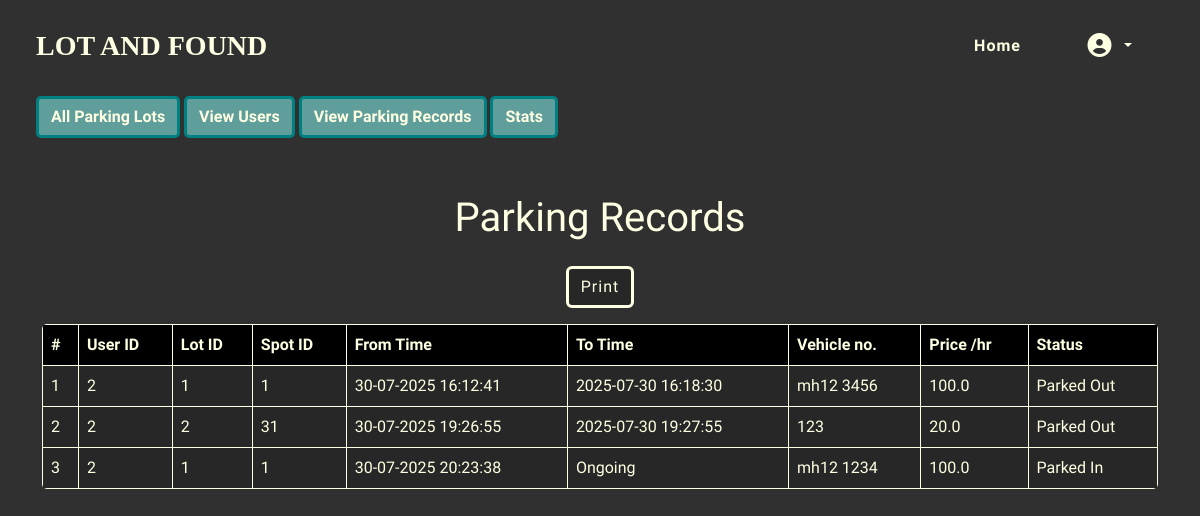
The page /admin/view-parking-records (signed in) on the database as committed earlier.
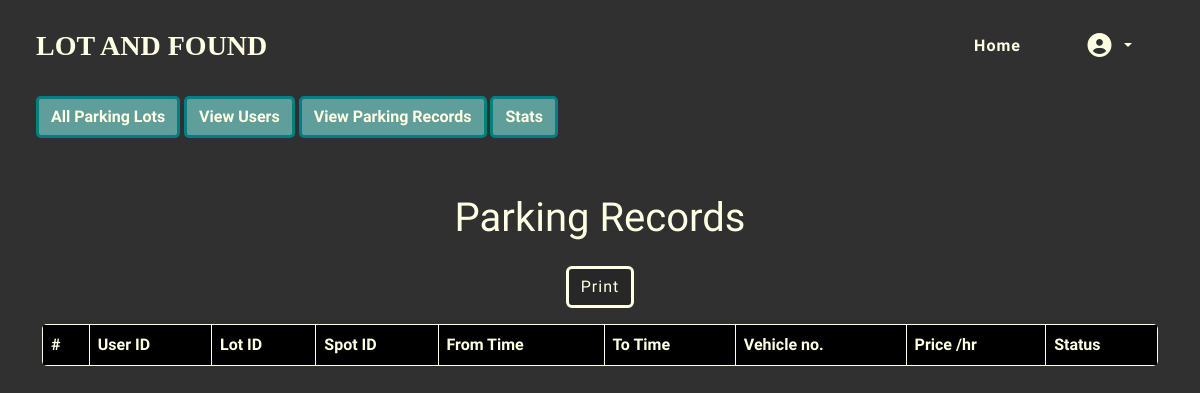
The same page on the database as committed later.
### models.py (models this page shows)
class Reserve(db.Model):
    __tablename__ = 'reserve'
    reserve_id = db.Column(db.Integer, primary_key=True)
    user_id = db.Column(db.Integer, db.ForeignKey('user.user_id'), nullable=False)
    lot_id = db.Column(db.Integer, db.ForeignKey('lot.lot_id'), nullable=False)
    spot_id = db.Column(db.Integer, db.ForeignKey('spot.spot_id'), nullable=False)
    start_time = db.Column(db.DateTime,nullable=False, default=datetime.now)
    end_time = db.Column(db.DateTime, nullable=True)
    price_per_hr = db.Column(db.Double, nullable=False)
    vehicle_num = db.Column(db.String(15), nullable=False)
    is_ongoing = db.Column(db.Boolean, nullable = False, default = True)

### routes.py (the view)
@app.route('/admin/view-parking-records')
@admin_required
def admin_view_parking():
    records = Reserve.query.all()
    return render_template("admin/admin_summary.html", records = records)

### routes.py (called while the page is built)
def admin_required(func):
    @wraps(func)
    def inner(*args, **kwargs):
        if 'user_id' not in session:
            flash("Please login first","warning")
            return redirect(url_for('login'))
        user = User.query.get(session['user_id'])
        if not user:
            return redirect(url_for('logout'))
        if user.is_admin == False:
            flash("You are not allowed to access this page","warning")
            return redirect(url_for('home'))
        return func(*args, **kwargs)
    return inner

### templates/admin/admin_summary.html (shortened to what this page needs)
{% extends "base.html" %}
{% block content %}
{% include "admin/admin_nav.html" with context %}
<div class="container my-5">
<h1 class="display-6 my-display my-4">Parking Records</h1>
<button class="btn my-btn-alt d-flex justify-content-center m-3" style="justify-self: center;" onclick="window.print();">Print</button>
<table class="table my-table table-hover">
  <thead>
    <tr>
      <th scope="col">#</th>
      <th scope="col">User ID</th>
      <th scope="col">Lot ID</th>
      <th scope="col">Spot ID</th>
      <th scope="col">From Time</th>
      <th scope="col">To Time</th>
      <th scope="col">Vehicle no.</th>
      <th scope="col">Price /hr</th>
      <th scope="col">Status</th>
    </tr>
  </thead>
  <tbody>
    {% for record in records%}
    <tr>
      <td scope="row">{{record.reserve_id}}</td>
      <td>{{record.user_id}}</td>
      <td>{{record.lot_id}}</td>
      <td>{{record.spot_id}}</td>
      <td>{{record.start_time.strftime('%d-%m-%Y %H:%M:%S')}}</td>
      <td>
         {%if record.end_time == None %}
          Ongoing
        {% else %}
          {{record.end_time}}
        {% endif %}
      </td>
      <td>{{record.vehicle_num}}</td>
      <td>{{record.price_per_hr}}</td>
      <td>
        {%if record.is_ongoing %}
          Parked In
        {% else %}
          Parked Out
        {% endif %}
      </td>
    </tr>
   {% endfor %}
  </tbody>
</table>
</div>
{% endblock %}

### templates/base.html (shortened to what this page needs)
<!DOCTYPE html>
<html lang="en">
<head>
    <link href="https://cdn.jsdelivr.net/npm/bootstrap@5.3.7/dist/css/bootstrap.min.css" rel="stylesheet">
    <link rel="stylesheet" href="{{ url_for('static', filename='style.css') }}">
    <link rel="stylesheet" href="https://cdnjs.cloudflare.com/ajax/libs/font-awesome/7.0.0/css/all.min.css">
</head>
<body>
    <nav class="navv navbar navbar-expand-lg pt-3 pb-2 px-4 justify-content-between">
        <div class="container-fluid">
            <a class="navbar-brand fs-3 fw-bold mt-1" href="/">LOT AND FOUND</a>
            <div class="collapse navbar-collapse justify-content-between" id="navbarNav">
                <ul class="navbar-nav text-center mt-1">
                    {% if 'user_id' not in session %}
                    <li class="nav-item mx-2 my-1 ">
                        <a class="nav-link my-nav-link px-4 py-1 fs-6" href="{{url_for('login')}}">Login</a>
                    </li>
                    <li class="nav-item mx-2 my-1">
                        <a class="nav-link my-nav-link px-4 py-1 fs-6" href="{{url_for('sign_up')}}">Sign Up</a>
                    </li>
                    {% else %}
                    <li class="nav-item mx-2 my-1">
                        <a class="nav-link my-nav-link px-4 py-1 fs-6" aria-current="page" href="{{url_for('home')}}">Home</a>
                    </li>
                    <li class="nav-item dropdown mx-2 my-1">
                        <a class="nav-link my-nav-link dropdown-toggle px-4 py-1 fs-6" href="#" role="button" data-bs-toggle="dropdown" aria-expanded="false">
                            <i class="fas fa-circle-user fa-xl"></i>
                        </a>
                    </li>
                    {% endif %}
                </ul>
            </div>
        </div>
    </nav>
    {% block content %}
    {% endblock %}
</body>
</html>

### templates/admin/admin_nav.html
 <nav class="pt-3 pb-2 px-4 mb-3 my-nav ">
    <div class="container-fluid">
    <a class="btn my-btn" href="{{ url_for('admin') }}">All Parking Lots</a>
    <a class="btn my-btn" href="{{ url_for('view_users') }}">View Users</a>
    <a class="btn my-btn" href="{{ url_for('admin_view_parking') }}">View Parking Records</a>
    <a class="btn my-btn" href="{{ url_for('admin_stats') }}">Stats</a>
    </div>
</nav>

### static/style.css (style rules this page uses)
* { margin:0px; padding:0px; }
body { font-family: 'Reddit Sans Condensed'; background: #303030; min-height:100vh; color:#ffffe3; }
.my-display { font-family:'Jua'; justify-self: center; }
.navbar-brand { font-family:'Norwester'; color:#ffffe3; }
.my-nav-link { font-weight: bold; color:#ffffe3; border-radius: 5px; letter-spacing: 1px; transition: 0.3s; }
button { letter-spacing: 1px; }
.my-btn, .my-btn-alt:hover { color: #ffffe3; font-weight: bold; background-color: #5F9E9B; border-radius: 5px; border-color: #008080; border-width: 3px; }
.my-btn-alt,.my-btn:hover { background-color: #272727; color: #ffffe3; border-color: #ffffe3; border-width: 3px; }
a, a:visited { color: #ffffe3; text-decoration: none; }
.my-table th { background-color: #000000 !important; color: #ffffe3 !important; border: 1px solid #ffffe3 !important; border-width:1px !important; border-color: #ffffe3 !important; }
.my-table { border-radius: 5px; overflow: hidden; }

Rows that differ between the two databases and show on the page:
removed Reserve: reserve_id "1", user_id "2", lot_id "1", spot_id "1", start_time "30-07-2025 16:12:41", end_time "2025-07-30 16:18:30", vehicle_num "mh12 3456", price_per_hr "100.0", is_ongoing "Parked Out"
removed Reserve: reserve_id "2", user_id "2", lot_id "2", spot_id "31", start_time "30-07-2025 19:26:55", end_time "2025-07-30 19:27:55", vehicle_num "123", price_per_hr "20.0", is_ongoing "Parked Out"
removed Reserve: reserve_id "3", user_id "2", lot_id "1", spot_id "1", start_time "30-07-2025 20:23:38", shows "Ongoing", vehicle_num "mh12 1234", price_per_hr "100.0", is_ongoing "Parked In"
